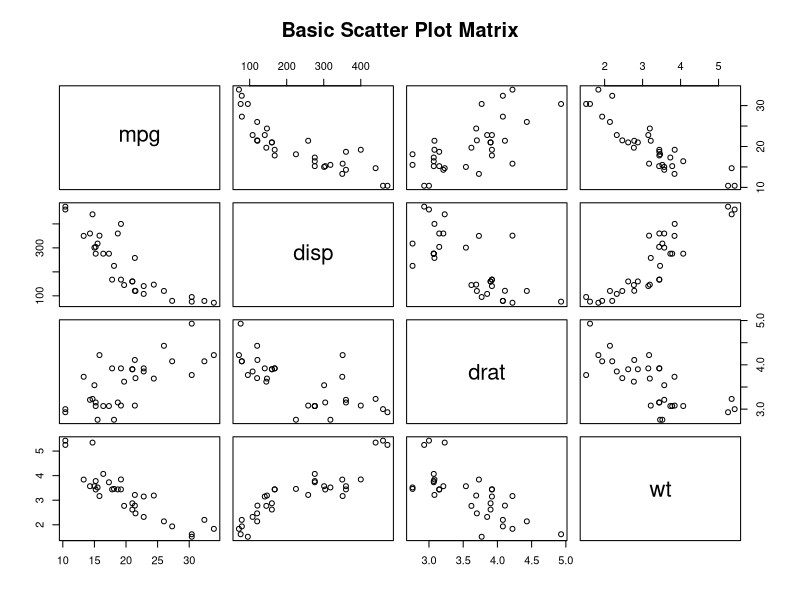

Here is the R script that generated this plot: (Note: this script raises an error after producing the figure.)
#散点矩阵图
pairs(~mpg+disp+drat+wt,data=mtcars,main="Basic Scatter Plot Matrix")
scatterplotMatrix(~mpg+disp+drat+wt,data=mtcars,spread=FALSE,lty.smooth=2,main="Scatter Plot Matrix via car Package")
scatterplotMatrix(~mpg+disp+drat+wt|cyl,data=mtcars,spread=FALSE,diagonal="histogram", main="Scatter Plot Matrix via car Package")
cor(mtcars[c("mpg","wt","disp","drat")])
#gclus包生成的散点图矩阵
library(gclus)
mydata <- mtcars[c(1,3,5,6)]
mydata.corr <- abs(cor(mydata))
mycolors <- dmat.color(mydata.corr)
myorder <- order.single(mydata.corr)
cpairs(mydata,myorder,panel.colors = mycolors,gap=.5,main="Variables Ordered and Colored by Correlation")
